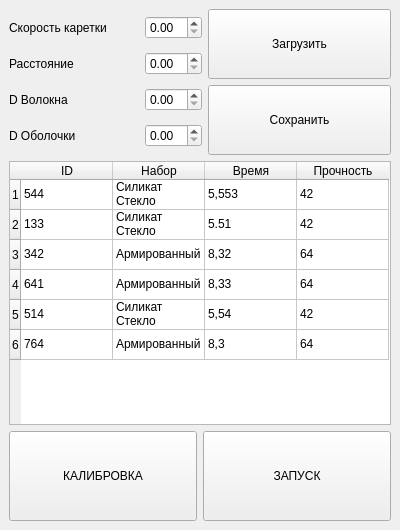
<?xml version="1.0" encoding="UTF-8"?>
<ui version="4.0">
 <class>MainWindow</class>
 <widget class="QMainWindow" name="MainWindow">
  <property name="geometry">
   <rect>
    <x>0</x>
    <y>0</y>
    <width>400</width>
    <height>530</height>
   </rect>
  </property>
  <property name="windowTitle">
   <string>MoonLight Laboratory</string>
  </property>
  <widget class="QWidget" name="centralwidget">
   <layout class="QGridLayout" name="gridLayout">
    <item row="0" column="0">
     <layout class="QVBoxLayout" name="verticalLayout_2">
      <item>
       <layout class="QHBoxLayout" name="horizontalLayout_5">
        <item>
         <layout class="QVBoxLayout" name="verticalLayout">
          <item>
           <layout class="QHBoxLayout" name="horizontalLayout">
            <item>
             <widget class="QLabel" name="label">
              <property name="minimumSize">
               <size>
                <width>130</width>
                <height>0</height>
               </size>
              </property>
              <property name="text">
               <string>Скорость каретки</string>
              </property>
             </widget>
            </item>
            <item>
             <widget class="QDoubleSpinBox" name="speed_field"/>
            </item>
           </layout>
          </item>
          <item>
           <layout class="QHBoxLayout" name="horizontalLayout_2">
            <item>
             <widget class="QLabel" name="label_2">
              <property name="minimumSize">
               <size>
                <width>130</width>
                <height>0</height>
               </size>
              </property>
              <property name="text">
               <string>Расстояние</string>
              </property>
             </widget>
            </item>
            <item>
             <widget class="QDoubleSpinBox" name="distance_field"/>
            </item>
           </layout>
          </item>
          <item>
           <layout class="QHBoxLayout" name="horizontalLayout_3">
            <item>
             <widget class="QLabel" name="label_3">
              <property name="minimumSize">
               <size>
                <width>130</width>
                <height>0</height>
               </size>
              </property>
              <property name="text">
               <string>D Волокна</string>
              </property>
             </widget>
            </item>
            <item>
             <widget class="QDoubleSpinBox" name="fiber_d_field"/>
            </item>
           </layout>
          </item>
          <item>
           <layout class="QHBoxLayout" name="horizontalLayout_4">
            <item>
             <widget class="QLabel" name="label_4">
              <property name="minimumSize">
               <size>
                <width>130</width>
                <height>0</height>
               </size>
              </property>
              <property name="text">
               <string>D Оболочки </string>
              </property>
             </widget>
            </item>
            <item>
             <widget class="QDoubleSpinBox" name="protect_d_field"/>
            </item>
           </layout>
          </item>
         </layout>
        </item>
        <item>
         <layout class="QVBoxLayout" name="verticalLayout_3">
          <property name="spacing">
           <number>-1</number>
          </property>
          <property name="sizeConstraint">
           <enum>QLayout::SetMinimumSize</enum>
          </property>
          <property name="topMargin">
           <number>0</number>
          </property>
          <item>
           <widget class="QPushButton" name="load_btn">
            <property name="minimumSize">
             <size>
              <width>36</width>
              <height>70</height>
             </size>
            </property>
            <property name="text">
             <string>Загрузить</string>
            </property>
           </widget>
          </item>
          <item>
           <widget class="QPushButton" name="save_btn">
            <property name="minimumSize">
             <size>
              <width>0</width>
              <height>70</height>
             </size>
            </property>
            <property name="text">
             <string>Сохранить</string>
            </property>
           </widget>
          </item>
         </layout>
        </item>
       </layout>
      </item>
      <item>
       <widget class="QTableWidget" name="table">
        <attribute name="horizontalHeaderVisible">
         <bool>true</bool>
        </attribute>
        <attribute name="horizontalHeaderCascadingSectionResizes">
         <bool>true</bool>
        </attribute>
        <attribute name="horizontalHeaderDefaultSectionSize">
         <number>92</number>
        </attribute>
        <attribute name="horizontalHeaderHighlightSections">
         <bool>true</bool>
        </attribute>
        <attribute name="horizontalHeaderMinimumSectionSize">
         <number>24</number>
        </attribute>
        <attribute name="verticalHeaderDefaultSectionSize">
         <number>30</number>
        </attribute>
        <attribute name="verticalHeaderMinimumSectionSize">
         <number>30</number>
        </attribute>
        <row>
         <property name="text">
          <string>1</string>
         </property>
        </row>
        <row>
         <property name="text">
          <string>2</string>
         </property>
        </row>
        <row>
         <property name="text">
          <string>3</string>
         </property>
        </row>
        <row>
         <property name="text">
          <string>4</string>
         </property>
        </row>
        <row>
         <property name="text">
          <string>5</string>
         </property>
        </row>
        <row>
         <property name="text">
          <string>6</string>
         </property>
        </row>
        <column>
         <property name="text">
          <string>ID</string>
         </property>
        </column>
        <column>
         <property name="text">
          <string>Набор</string>
         </property>
        </column>
        <column>
         <property name="text">
          <string>Время</string>
         </property>
        </column>
        <column>
         <property name="text">
          <string>Прочность</string>
         </property>
        </column>
        <item row="0" column="0">
         <property name="text">
          <string>544</string>
         </property>
        </item>
        <item row="0" column="1">
         <property name="text">
          <string>Силикат Стекло</string>
         </property>
        </item>
        <item row="0" column="2">
         <property name="text">
          <string>5,553</string>
         </property>
        </item>
        <item row="0" column="3">
         <property name="text">
          <string>42</string>
         </property>
        </item>
        <item row="1" column="0">
         <property name="text">
          <string>133</string>
         </property>
        </item>
        <item row="1" column="1">
         <property name="text">
          <string>Силикат Стекло</string>
         </property>
        </item>
        <item row="1" column="2">
         <property name="text">
          <string>5.51</string>
         </property>
        </item>
        <item row="1" column="3">
         <property name="text">
          <string>42</string>
         </property>
        </item>
        <item row="2" column="0">
         <property name="text">
          <string>342</string>
         </property>
        </item>
        <item row="2" column="1">
         <property name="text">
          <string>Армированный</string>
         </property>
        </item>
        <item row="2" column="2">
         <property name="text">
          <string>8,32</string>
         </property>
        </item>
        <item row="2" column="3">
         <property name="text">
          <string>64</string>
         </property>
        </item>
        <item row="3" column="0">
         <property name="text">
          <string>641</string>
         </property>
        </item>
        <item row="3" column="1">
         <property name="text">
          <string>Армированный</string>
         </property>
        </item>
        <item row="3" column="2">
         <property name="text">
          <string>8,33</string>
         </property>
        </item>
        <item row="3" column="3">
         <property name="text">
          <string>64</string>
         </property>
        </item>
        <item row="4" column="0">
         <property name="text">
          <string>514</string>
         </property>
        </item>
        <item row="4" column="1">
         <property name="text">
          <string>Силикат Стекло</string>
         </property>
        </item>
        <item row="4" column="2">
         <property name="text">
          <string>5,54</string>
         </property>
        </item>
        <item row="4" column="3">
         <property name="text">
          <string>42</string>
         </property>
        </item>
        <item row="5" column="0">
         <property name="text">
          <string>764</string>
         </property>
        </item>
        <item row="5" column="1">
         <property name="text">
          <string>Армированный</string>
         </property>
        </item>
        <item row="5" column="2">
         <property name="text">
          <string>8,3</string>
         </property>
        </item>
        <item row="5" column="3">
         <property name="text">
          <string>64</string>
         </property>
        </item>
       </widget>
      </item>
      <item>
       <layout class="QHBoxLayout" name="horizontalLayout_6">
        <item>
         <widget class="QPushButton" name="calibrate_btn">
          <property name="minimumSize">
           <size>
            <width>0</width>
            <height>90</height>
           </size>
          </property>
          <property name="text">
           <string>КАЛИБРОВКА</string>
          </property>
         </widget>
        </item>
        <item>
         <widget class="QPushButton" name="start_btn">
          <property name="minimumSize">
           <size>
            <width>0</width>
            <height>90</height>
           </size>
          </property>
          <property name="text">
           <string>ЗАПУСК</string>
          </property>
         </widget>
        </item>
       </layout>
      </item>
     </layout>
    </item>
   </layout>
  </widget>
 </widget>
 <resources/>
 <connections/>
</ui>
